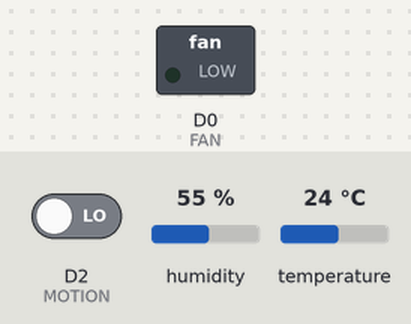
This sketch was run on a simulated ESP8266 (NodeMCU). Parts: switched loads named in the sketch (green lamp = pin HIGH). The test bench sets the inputs (shaded band); at power-on: D2 (MOTION) LOW, humidity 55 %, temperature 24 °C. WiFi joins after 1.5 s; servers stay silent unless stated; what the sketch prints to the serial monitor is not drawn.

Above: at 1.6 s.
At 3.6 s:
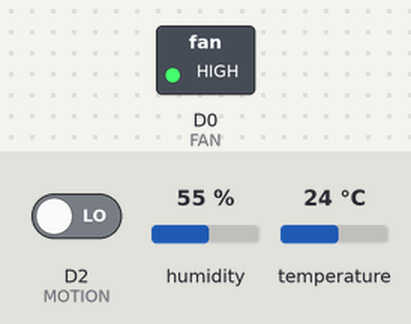
Timing chart, 0 to 5.1 s (numbered marks = the images above):
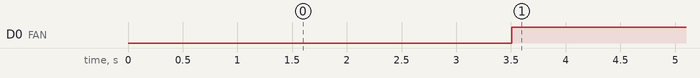

The sketch:

Code_for_video_1_2_3_.ino
```cpp
#include "DHT.h"
#include <ESP8266WiFi.h>

const char* ssid     = "Pratheep 2g";
const char* password = "18112507";

#define D0 16   //
#define FAN D0  //
#define MOTION D2
#define DHTPIN D7     // what digital pin we're connected to
#define DHTTYPE DHT22

//Motion
int val = 0;
int cou = 0;
//Temp sensor
DHT dht(DHTPIN, DHTTYPE);
 int timer = 0;
  int lastDHTRead = 0;


void setup()
{
  Serial.begin(115200);
   Serial.println("Starting...");

   WiFi.begin(ssid, password);
   while (WiFi.status() != WL_CONNECTED)
   {
      delay(250);
      Serial.print(".");
   }

   Serial.println("WiFi connected");
   Serial.println("IP address: ");
   Serial.println(WiFi.localIP());
  dht.begin();
  pinMode(FAN,OUTPUT); // setup output
  pinMode(MOTION,INPUT);
}

void loop()
{
  val = digitalRead(MOTION);
  Serial.print("val = ");
  Serial.println(val);
  Serial.println(cou);
  delay(2000);
  if (val == 1) {
  if (cou < 200) {
    cou = 150;
  }
  }
  if (val == 0) {
if (cou > 0) {
cou = cou - 1;
}
  }
  if(millis() - lastDHTRead > 2000){
    float humid = dht.readHumidity();     // read humidity
    float temp  = dht.readTemperature();  // read temperature
    lastDHTRead = millis();

    Serial.print("Humid: "); Serial.print(humid); Serial.print(" %, ");
    Serial.print("Temp: "); Serial.print(temp); Serial.println(" °C ");


    if (isnan(humid) || isnan(temp)) { // check humid/temp is valid or not
      Serial.println("Failed to read from DHT sensor!");
    }
    else{
      // from a string in this format --> "{humid},{temp}"
      String datastring = (String)humid+","+(String)temp;
      }

  if(temp>26&&cou>0){
  digitalWrite(FAN,LOW); // Pin D0 is LOW
  }
  else if (temp<25||cou==0){
  digitalWrite(FAN,HIGH); // Pin D0 is HIGH
  }

}
}
```

Measured:
- by itself, D0 (FAN): LOW → HIGH at 3.5 s
